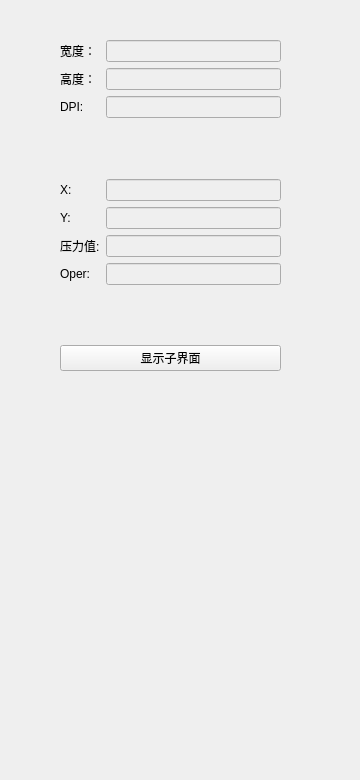
<?xml version="1.0" encoding="UTF-8"?>
<ui version="4.0">
 <class>Helloworld</class>
 <widget class="QMainWindow" name="Helloworld">
  <property name="geometry">
   <rect>
    <x>0</x>
    <y>0</y>
    <width>360</width>
    <height>780</height>
   </rect>
  </property>
  <property name="windowTitle">
   <string>Helloworld</string>
  </property>
  <widget class="QWidget" name="centralwidget">
   <widget class="QWidget" name="layoutWidget">
    <property name="geometry">
     <rect>
      <x>60</x>
      <y>40</y>
      <width>221</width>
      <height>331</height>
     </rect>
    </property>
    <layout class="QGridLayout" name="gridLayout">
     <item row="7" column="1">
      <widget class="QLineEdit" name="lineEdit_6">
       <property name="enabled">
        <bool>false</bool>
       </property>
      </widget>
     </item>
     <item row="4" column="1">
      <widget class="QLineEdit" name="lineEdit_4">
       <property name="enabled">
        <bool>false</bool>
       </property>
      </widget>
     </item>
     <item row="1" column="1">
      <widget class="QLineEdit" name="lineEdit_2">
       <property name="enabled">
        <bool>false</bool>
       </property>
      </widget>
     </item>
     <item row="3" column="0" colspan="2">
      <spacer name="verticalSpacer">
       <property name="orientation">
        <enum>Qt::Orientation::Vertical</enum>
       </property>
       <property name="sizeHint" stdset="0">
        <size>
         <width>20</width>
         <height>40</height>
        </size>
       </property>
      </spacer>
     </item>
     <item row="4" column="0">
      <widget class="QLabel" name="label_4">
       <property name="text">
        <string>X:</string>
       </property>
      </widget>
     </item>
     <item row="7" column="0">
      <widget class="QLabel" name="label_6">
       <property name="enabled">
        <bool>true</bool>
       </property>
       <property name="text">
        <string>Oper:</string>
       </property>
      </widget>
     </item>
     <item row="1" column="0">
      <widget class="QLabel" name="label_2">
       <property name="text">
        <string>高度：</string>
       </property>
      </widget>
     </item>
     <item row="0" column="1">
      <widget class="QLineEdit" name="lineEdit">
       <property name="enabled">
        <bool>false</bool>
       </property>
      </widget>
     </item>
     <item row="5" column="1">
      <widget class="QLineEdit" name="lineEdit_5">
       <property name="enabled">
        <bool>false</bool>
       </property>
      </widget>
     </item>
     <item row="6" column="1">
      <widget class="QLineEdit" name="lineEdit_7">
       <property name="enabled">
        <bool>false</bool>
       </property>
      </widget>
     </item>
     <item row="6" column="0">
      <widget class="QLabel" name="label_7">
       <property name="text">
        <string>压力值:</string>
       </property>
      </widget>
     </item>
     <item row="2" column="0">
      <widget class="QLabel" name="label_3">
       <property name="text">
        <string>DPI:</string>
       </property>
      </widget>
     </item>
     <item row="9" column="0" colspan="2">
      <widget class="QPushButton" name="pushButton">
       <property name="text">
        <string>显示子界面</string>
       </property>
      </widget>
     </item>
     <item row="0" column="0">
      <widget class="QLabel" name="label">
       <property name="text">
        <string>宽度：</string>
       </property>
      </widget>
     </item>
     <item row="2" column="1">
      <widget class="QLineEdit" name="lineEdit_3">
       <property name="enabled">
        <bool>false</bool>
       </property>
      </widget>
     </item>
     <item row="5" column="0">
      <widget class="QLabel" name="label_5">
       <property name="text">
        <string>Y:</string>
       </property>
      </widget>
     </item>
     <item row="8" column="0" colspan="2">
      <spacer name="verticalSpacer_2">
       <property name="orientation">
        <enum>Qt::Orientation::Vertical</enum>
       </property>
       <property name="sizeHint" stdset="0">
        <size>
         <width>20</width>
         <height>40</height>
        </size>
       </property>
      </spacer>
     </item>
    </layout>
   </widget>
  </widget>
 </widget>
 <resources/>
 <connections/>
</ui>
